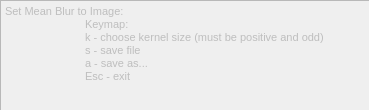
<?xml version="1.0" encoding="UTF-8"?>
<ui version="4.0">
 <class>meanBlurOptions</class>
 <widget class="QWidget" name="meanBlurOptions">
  <property name="geometry">
   <rect>
    <x>0</x>
    <y>0</y>
    <width>369</width>
    <height>110</height>
   </rect>
  </property>
  <property name="minimumSize">
   <size>
    <width>369</width>
    <height>110</height>
   </size>
  </property>
  <property name="maximumSize">
   <size>
    <width>369</width>
    <height>110</height>
   </size>
  </property>
  <property name="windowTitle">
   <string>Mean Blur</string>
  </property>
  <property name="windowIcon">
   <iconset>
    <normaloff>../icons/Bad-Blood-Yolks-Hope-my-fake-smile-works-again.ico</normaloff>../icons/Bad-Blood-Yolks-Hope-my-fake-smile-works-again.ico</iconset>
  </property>
  <widget class="QTextEdit" name="textEdit">
   <property name="enabled">
    <bool>false</bool>
   </property>
   <property name="geometry">
    <rect>
     <x>0</x>
     <y>0</y>
     <width>371</width>
     <height>111</height>
    </rect>
   </property>
   <property name="minimumSize">
    <size>
     <width>371</width>
     <height>111</height>
    </size>
   </property>
   <property name="maximumSize">
    <size>
     <width>371</width>
     <height>111</height>
    </size>
   </property>
   <property name="html">
    <string>&lt;!DOCTYPE HTML PUBLIC &quot;-//W3C//DTD HTML 4.0//EN&quot; &quot;http://www.w3.org/TR/REC-html40/strict.dtd&quot;&gt;
&lt;html&gt;&lt;head&gt;&lt;meta name=&quot;qrichtext&quot; content=&quot;1&quot; /&gt;&lt;style type=&quot;text/css&quot;&gt;
p, li { white-space: pre-wrap; }
&lt;/style&gt;&lt;/head&gt;&lt;body style=&quot; font-family:'MS Shell Dlg 2'; font-size:8.25pt; font-weight:400; font-style:normal;&quot;&gt;
&lt;p style=&quot; margin-top:0px; margin-bottom:0px; margin-left:0px; margin-right:0px; -qt-block-indent:0; text-indent:0px;&quot;&gt;&lt;span style=&quot; font-size:8pt;&quot;&gt;Set Mean Blur to Image:&lt;/span&gt;&lt;/p&gt;
&lt;p style=&quot; margin-top:0px; margin-bottom:0px; margin-left:0px; margin-right:0px; -qt-block-indent:0; text-indent:0px;&quot;&gt;&lt;span style=&quot; font-size:8pt;&quot;&gt;	Keymap:&lt;/span&gt;&lt;/p&gt;
&lt;p style=&quot; margin-top:0px; margin-bottom:0px; margin-left:0px; margin-right:0px; -qt-block-indent:0; text-indent:0px;&quot;&gt;&lt;span style=&quot; font-size:8pt;&quot;&gt;	k - choose kernel size (must be positive and odd)&lt;/span&gt;&lt;/p&gt;
&lt;p style=&quot; margin-top:0px; margin-bottom:0px; margin-left:0px; margin-right:0px; -qt-block-indent:0; text-indent:0px;&quot;&gt;&lt;span style=&quot; font-size:8pt;&quot;&gt;	s - save file&lt;/span&gt;&lt;/p&gt;
&lt;p style=&quot; margin-top:0px; margin-bottom:0px; margin-left:0px; margin-right:0px; -qt-block-indent:0; text-indent:0px;&quot;&gt;&lt;span style=&quot; font-size:8pt;&quot;&gt;	a - save as...&lt;/span&gt;&lt;/p&gt;
&lt;p style=&quot; margin-top:0px; margin-bottom:0px; margin-left:0px; margin-right:0px; -qt-block-indent:0; text-indent:0px;&quot;&gt;&lt;span style=&quot; font-size:8pt;&quot;&gt;	Esc - exit&lt;/span&gt;&lt;/p&gt;&lt;/body&gt;&lt;/html&gt;</string>
   </property>
  </widget>
 </widget>
 <resources/>
 <connections/>
</ui>
